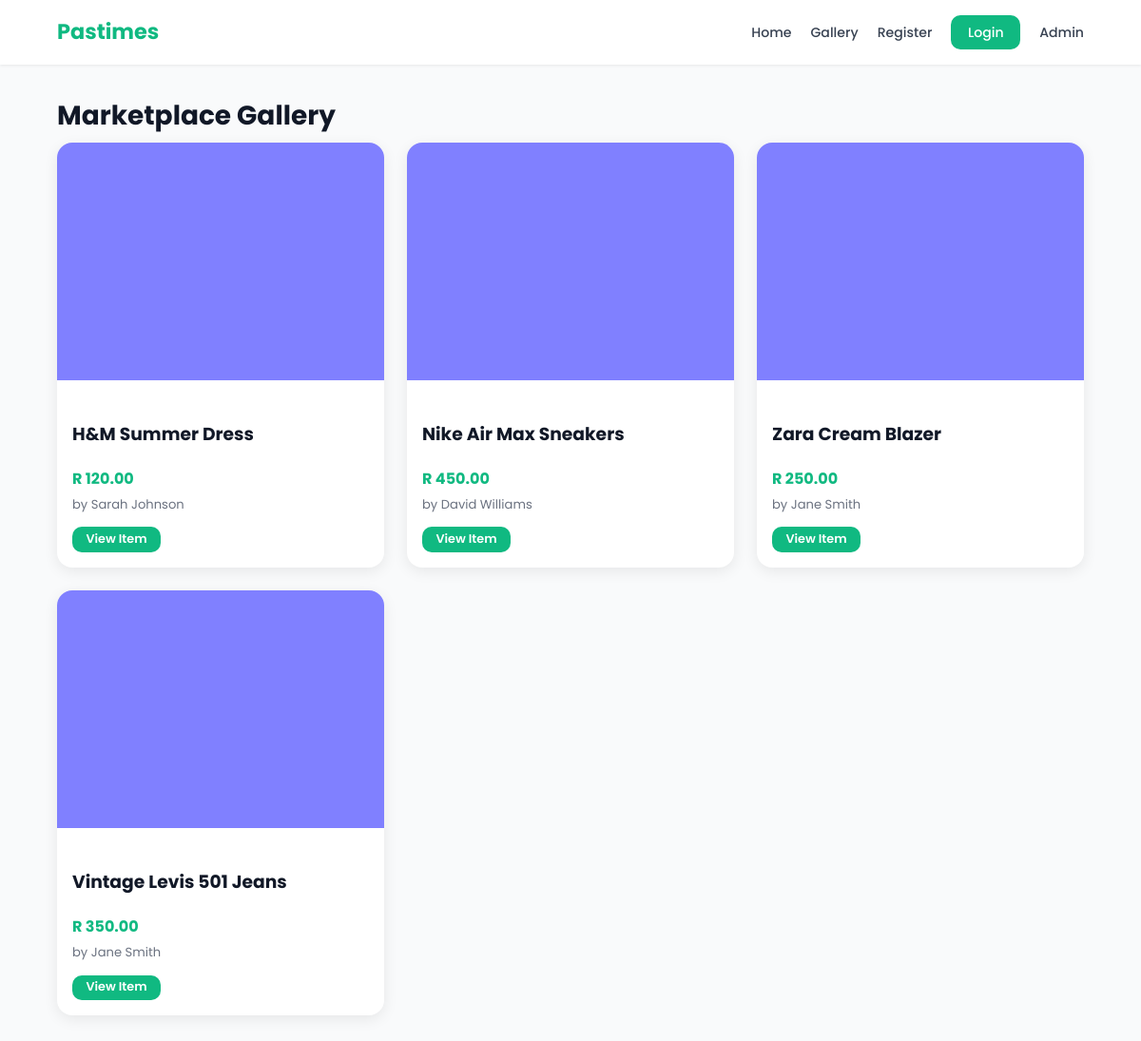
The page /pages/gallery.php on the database its author committed.
### tables this page shows
CREATE TABLE IF NOT EXISTS `tblclothes` (
  `clothes_id` int(11) NOT NULL AUTO_INCREMENT,
  `seller_id` int(11) NOT NULL,
  `title` varchar(150) NOT NULL,
  `description` text DEFAULT NULL,
  `price` decimal(10,2) NOT NULL,
  `category` varchar(50) DEFAULT NULL,
  `size` varchar(10) DEFAULT NULL,
  `clothesCondition` enum('new','like new','good','fair') DEFAULT 'good',
  `image_path` varchar(255) DEFAULT NULL,
  `status` enum('active','sold','flagged') DEFAULT 'active',
  `created_at` timestamp NOT NULL DEFAULT current_timestamp(),
  PRIMARY KEY (`clothes_id`),
  KEY `seller_id` (`seller_id`)
);

CREATE TABLE IF NOT EXISTS `tbluser` (
  `user_id` int(11) NOT NULL AUTO_INCREMENT,
  `first_name` varchar(50) NOT NULL,
  `last_name` varchar(50) NOT NULL,
  `email` varchar(100) NOT NULL,
  `username` varchar(50) DEFAULT NULL,
  `password` varchar(255) NOT NULL,
  `cellphone` varchar(15) DEFAULT NULL,
  `role` enum('buyer','seller','both') DEFAULT 'buyer',
  `is_verified` tinyint(1) DEFAULT 0,
  `verification_status` enum('pending','verified','rejected') DEFAULT 'pending',
  `verified_by` int(11) DEFAULT NULL,
  `verified_at` timestamp NULL DEFAULT NULL,
  `rejection_reason` varchar(255) DEFAULT NULL,
  `created_at` timestamp NOT NULL DEFAULT current_timestamp(),
  PRIMARY KEY (`user_id`),
  UNIQUE KEY `email` (`email`),
  UNIQUE KEY `username` (`username`),
  KEY `verified_by` (`verified_by`)
);

### includes/auth.php (called while the page is built, shortened)
<?php
function current_user(): ?array
{
    return $_SESSION['user'] ?? null;
}

### pages/gallery.php (the view, shortened to what this page needs)
<?php
require_once '../includes/db.php';
require_once '../includes/auth.php';
$items = $pdo
    ->query("SELECT c.*, u.first_name AS seller_name, u.last_name AS seller_lastname
               FROM tblclothes c
               JOIN tbluser u ON c.seller_id = u.user_id
              WHERE c.status = 'active'
              ORDER BY c.created_at DESC")
    ->fetchAll();
$items = $items ?? [];
?>
<!DOCTYPE html>
<html lang="en">
<head>
  <link rel="stylesheet" href="../assets/css/style.css">
</head>
<body>
<?php include '../includes/navbar.php'; ?>
<div class="container">
  <h1 class="page-title">Marketplace Gallery</h1>
  <?php if (empty($items)): ?>
  <div class="empty-state" style="margin-top:1rem;">
    <p>No items listed yet. Check back soon, or
      <?php if (!is_logged_in()): ?>
        <a href="register.php">become a seller</a>
      <?php else: ?>
        <a href="dashboard.php">upload an item</a>
      <?php endif; ?>!
    </p>
  </div>
  <?php else: ?>
  <div class="gallery-grid">
    <?php foreach ($items as $item): ?>
    <div class="product-card">
      <?php if ($item['image_path']): ?>
        <img src="<?php echo htmlspecialchars($item['image_path']); ?>"
             alt="<?php echo htmlspecialchars($item['title']); ?>">
      <?php else: ?>
        <img src="https://images.unsplash.com/photo-1489987707025-afc232f7ea0f?q=80&w=600"
             alt="<?php echo htmlspecialchars($item['title']); ?>">
      <?php endif; ?>
      <div class="product-card-body">
        <h3><?php echo htmlspecialchars($item['title']); ?></h3>
        <p style="color:var(--color-primary);font-weight:700;margin:.25rem 0;">
          R <?php echo number_format((float)$item['price'], 2); ?>
        </p>
        <p style="font-size:.82rem;color:var(--color-text-muted);margin:.25rem 0 .75rem;">
          by <?php echo htmlspecialchars(ucwords($item['seller_name']) . ' ' . ucwords($item['seller_lastname'])); ?>
        </p>
        <a href="product-view.php?clothes_id=<?php echo (int)$item['clothes_id']; ?>"
           class="btn btn-primary btn-sm">View Item</a>
      </div>
    </div>
    <?php endforeach; ?>
  </div>
  <?php endif; ?>
</div>
</body>
</html>

### includes/navbar.php (shortened to what this page needs)
<?php
require_once __DIR__ . '/auth.php';
$_nav_user = current_user();
?>
<nav class="navbar">
  <div class="container nav-content">
    <a href="/pastimes-marketplace-v2/index.php" class="logo">Pastimes</a>
    <div class="nav-links">
      <a href="/pastimes-marketplace-v2/index.php">Home</a>
      <a href="/pastimes-marketplace-v2/pages/gallery.php">Gallery</a>
      <?php if (!$_nav_user): ?>
        <a href="/pastimes-marketplace-v2/pages/register.php">Register</a>
        <a href="/pastimes-marketplace-v2/pages/login.php" class="nav-cta">Login</a>
        <a href="/pastimes-marketplace-v2/pages/admin-login.php" class="nav-admin-btn">Admin</a>
      <?php endif; ?>
    </div>
  </div>
</nav>

### assets/css/style.css (style rules this page uses)
:root { --color-primary: #10B981; --color-primary-dark: #059669; --color-primary-light: #d1fae5; --color-dark: #111827; --color-dark-secondary: #374151; --color-bg: #F9FAFB; --color-bg-secondary: #F3F4F6; --color-white: #ffffff; --color-border: #E5E7EB; --color-text-muted: #6B7280; --color-error-bg: #fee2e2; --color-error-text: #b91c1c; --color-success-bg: #d1fae5; --color-success-text: #065f46; --color-warning-bg: #fef3c7; --color-warning-text: #92400e; --color-warning-border: #fde68a; --color-danger: #EF4444; --color-danger-dark: #DC2626; --color-danger-bg: #fee2e2; --radius-sm: 6px; --radius-md: 10px; --radius-lg: 16px; --shadow-sm: 0 1px 3px rgba(0, 0, 0, .08); --shadow-md: 0 4px 15px rgba(0, 0, 0, .08); --shadow-lg: 0 10px 30px rgba(0, 0, 0, .12); --nav-height: 68px; --font-family: 'Poppins', sans-serif; }
*, *::before, *::after { box-sizing: border-box; }
body { font-family: var(--font-family); background: var(--color-bg); color: var(--color-dark); margin: 0; padding-top: var(--nav-height); line-height: 1.6; }
.container { width: 90%; max-width: 1200px; margin: 0 auto; padding: 2rem 0; }
.navbar { position: fixed; top: 0; left: 0; width: 100%; height: var(--nav-height); background: var(--color-white); box-shadow: var(--shadow-sm); z-index: 100; display: flex; align-items: center; }
.nav-content { display: flex; justify-content: space-between; align-items: center; padding: 0; }
.logo { font-size: 1.4rem; font-weight: 700; color: var(--color-primary); text-decoration: none; }
.nav-links { display: flex; align-items: center; gap: 1.25rem; }
.nav-links a { text-decoration: none; color: var(--color-dark-secondary); font-size: .88rem; font-weight: 500; transition: color .15s; }
.nav-links a.nav-cta { background: var(--color-primary); color: var(--color-white); padding: .45rem 1.1rem; border-radius: var(--radius-md); transition: background .15s; }
.btn { display: inline-block; padding: .75rem 1.5rem; border: none; border-radius: var(--radius-md); font-family: var(--font-family); font-size: .9rem; font-weight: 600; text-decoration: none; cursor: pointer; transition: opacity .15s, transform .1s, background .15s; line-height: 1; }
.btn-primary { background: var(--color-primary); color: var(--color-white); }
.btn-sm { padding: .42rem .9rem; font-size: .8rem; }
.gallery-grid { display: grid; grid-template-columns: repeat(auto-fill, minmax(260px, 1fr)); gap: 1.5rem; }
.product-card { background: var(--color-white); border-radius: var(--radius-lg); box-shadow: var(--shadow-md); overflow: hidden; transition: transform .2s, box-shadow .2s; }
.product-card img { width: 100%; height: 250px; object-fit: cover; }
.product-card-body { padding: 1rem; }
.page-title { margin: 0 0 .3rem; font-size: 1.75rem; font-weight: 700; }

### rows shown on the page
tblclothes: image_path (picture), title "H&M Summer Dress", price "120.00", tbluser.first_name+last_name "Sarah Johnson"
tblclothes: image_path (picture), title "Nike Air Max Sneakers", price "450.00", tbluser.first_name+last_name "David Williams"
tblclothes: image_path (picture), title "Zara Cream Blazer", price "250.00", tbluser.first_name+last_name "Jane Smith"
tblclothes: image_path (picture), title "Vintage Levis 501 Jeans", price "350.00", tbluser.first_name+last_name "Jane Smith"
